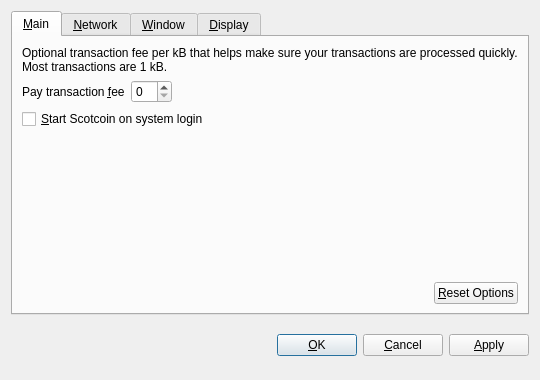
<?xml version="1.0" encoding="UTF-8"?>
<ui version="4.0">
 <class>OptionsDialog</class>
 <widget class="QDialog" name="OptionsDialog">
  <property name="geometry">
   <rect>
    <x>0</x>
    <y>0</y>
    <width>540</width>
    <height>380</height>
   </rect>
  </property>
  <property name="windowTitle">
   <string>Options</string>
  </property>
  <property name="modal">
   <bool>true</bool>
  </property>
  <layout class="QVBoxLayout" name="verticalLayout">
   <item>
    <widget class="QTabWidget" name="tabWidget">
     <property name="tabPosition">
      <enum>QTabWidget::North</enum>
     </property>
     <property name="currentIndex">
      <number>0</number>
     </property>
     <widget class="QWidget" name="tabMain">
      <attribute name="title">
       <string>&amp;Main</string>
      </attribute>
      <layout class="QVBoxLayout" name="verticalLayout_Main">
       <item>
        <widget class="QLabel" name="transactionFeeInfoLabel">
         <property name="text">
          <string>Optional transaction fee per kB that helps make sure your transactions are processed quickly. Most transactions are 1 kB.</string>
         </property>
         <property name="textFormat">
          <enum>Qt::PlainText</enum>
         </property>
         <property name="wordWrap">
          <bool>true</bool>
         </property>
        </widget>
       </item>
       <item>
        <layout class="QHBoxLayout" name="horizontalLayout_1_Main">
         <item>
          <widget class="QLabel" name="transactionFeeLabel">
           <property name="text">
            <string>Pay transaction &amp;fee</string>
           </property>
           <property name="textFormat">
            <enum>Qt::PlainText</enum>
           </property>
           <property name="buddy">
            <cstring>transactionFee</cstring>
           </property>
          </widget>
         </item>
         <item>
          <widget class="BitcoinAmountField" name="transactionFee"/>
         </item>
         <item>
          <spacer name="horizontalSpacer_1_Main">
           <property name="orientation">
            <enum>Qt::Horizontal</enum>
           </property>
           <property name="sizeHint" stdset="0">
            <size>
             <width>40</width>
             <height>20</height>
            </size>
           </property>
          </spacer>
         </item>
        </layout>
       </item>
       <item>
        <widget class="QCheckBox" name="bitcoinAtStartup">
         <property name="toolTip">
          <string>Automatically start Scotcoin after logging in to the system.</string>
         </property>
         <property name="text">
          <string>&amp;Start Scotcoin on system login</string>
         </property>
        </widget>
       </item>
       <item>
        <spacer name="verticalSpacer_Main">
         <property name="orientation">
          <enum>Qt::Vertical</enum>
         </property>
         <property name="sizeHint" stdset="0">
          <size>
           <width>20</width>
           <height>40</height>
          </size>
         </property>
        </spacer>
       </item>
       <item>
        <layout class="QHBoxLayout" name="horizontalLayout_2_Main">
         <item>
          <spacer name="horizontalSpacer_2_Main">
           <property name="orientation">
            <enum>Qt::Horizontal</enum>
           </property>
           <property name="sizeHint" stdset="0">
            <size>
             <width>40</width>
             <height>20</height>
            </size>
           </property>
          </spacer>
         </item>
         <item>
          <widget class="QPushButton" name="resetButton">
           <property name="toolTip">
            <string>Reset all client options to default.</string>
           </property>
           <property name="text">
            <string>&amp;Reset Options</string>
           </property>
           <property name="autoDefault">
            <bool>false</bool>
           </property>
          </widget>
         </item>
        </layout>
       </item>
      </layout>
     </widget>
     <widget class="QWidget" name="tabNetwork">
      <attribute name="title">
       <string>&amp;Network</string>
      </attribute>
      <layout class="QVBoxLayout" name="verticalLayout_Network">
       <item>
        <widget class="QCheckBox" name="mapPortUpnp">
         <property name="toolTip">
          <string>Automatically open the Scotcoin client port on the router. This only works when your router supports UPnP and it is enabled.</string>
         </property>
         <property name="text">
          <string>Map port using &amp;UPnP</string>
         </property>
        </widget>
       </item>
       <item>
        <widget class="QCheckBox" name="connectSocks">
         <property name="toolTip">
          <string>Connect to the Scotcoin network through a SOCKS proxy (e.g. when connecting through Tor).</string>
         </property>
         <property name="text">
          <string>&amp;Connect through SOCKS proxy:</string>
         </property>
        </widget>
       </item>
       <item>
        <layout class="QHBoxLayout" name="horizontalLayout_Network">
         <item>
          <widget class="QLabel" name="proxyIpLabel">
           <property name="text">
            <string>Proxy &amp;IP:</string>
           </property>
           <property name="textFormat">
            <enum>Qt::PlainText</enum>
           </property>
           <property name="buddy">
            <cstring>proxyIp</cstring>
           </property>
          </widget>
         </item>
         <item>
          <widget class="QValidatedLineEdit" name="proxyIp">
           <property name="maximumSize">
            <size>
             <width>140</width>
             <height>16777215</height>
            </size>
           </property>
           <property name="toolTip">
            <string>IP address of the proxy (e.g. 127.0.0.1)</string>
           </property>
          </widget>
         </item>
         <item>
          <widget class="QLabel" name="proxyPortLabel">
           <property name="text">
            <string>&amp;Port:</string>
           </property>
           <property name="textFormat">
            <enum>Qt::PlainText</enum>
           </property>
           <property name="buddy">
            <cstring>proxyPort</cstring>
           </property>
          </widget>
         </item>
         <item>
          <widget class="QLineEdit" name="proxyPort">
           <property name="maximumSize">
            <size>
             <width>55</width>
             <height>16777215</height>
            </size>
           </property>
           <property name="toolTip">
            <string>Port of the proxy (e.g. 9050)</string>
           </property>
          </widget>
         </item>
         <item>
          <widget class="QLabel" name="socksVersionLabel">
           <property name="text">
            <string>SOCKS &amp;Version:</string>
           </property>
           <property name="textFormat">
            <enum>Qt::PlainText</enum>
           </property>
           <property name="buddy">
            <cstring>socksVersion</cstring>
           </property>
          </widget>
         </item>
         <item>
          <widget class="QValueComboBox" name="socksVersion">
           <property name="toolTip">
            <string>SOCKS version of the proxy (e.g. 5)</string>
           </property>
          </widget>
         </item>
         <item>
          <spacer name="horizontalSpacer_Network">
           <property name="orientation">
            <enum>Qt::Horizontal</enum>
           </property>
           <property name="sizeHint" stdset="0">
            <size>
             <width>40</width>
             <height>20</height>
            </size>
           </property>
          </spacer>
         </item>
        </layout>
       </item>
       <item>
        <spacer name="verticalSpacer_Network">
         <property name="orientation">
          <enum>Qt::Vertical</enum>
         </property>
         <property name="sizeHint" stdset="0">
          <size>
           <width>20</width>
           <height>40</height>
          </size>
         </property>
        </spacer>
       </item>
      </layout>
     </widget>
     <widget class="QWidget" name="tabWindow">
      <attribute name="title">
       <string>&amp;Window</string>
      </attribute>
      <layout class="QVBoxLayout" name="verticalLayout_Window">
       <item>
        <widget class="QCheckBox" name="minimizeToTray">
         <property name="toolTip">
          <string>Show only a tray icon after minimizing the window.</string>
         </property>
         <property name="text">
          <string>&amp;Minimize to the tray instead of the taskbar</string>
         </property>
        </widget>
       </item>
       <item>
        <widget class="QCheckBox" name="minimizeOnClose">
         <property name="toolTip">
          <string>Minimize instead of exit the application when the window is closed. When this option is enabled, the application will be closed only after selecting Quit in the menu.</string>
         </property>
         <property name="text">
          <string>M&amp;inimize on close</string>
         </property>
        </widget>
       </item>
       <item>
        <spacer name="verticalSpacer_Window">
         <property name="orientation">
          <enum>Qt::Vertical</enum>
         </property>
         <property name="sizeHint" stdset="0">
          <size>
           <width>20</width>
           <height>40</height>
          </size>
         </property>
        </spacer>
       </item>
      </layout>
     </widget>
     <widget class="QWidget" name="tabDisplay">
      <attribute name="title">
       <string>&amp;Display</string>
      </attribute>
      <layout class="QVBoxLayout" name="verticalLayout_Display">
       <item>
        <layout class="QHBoxLayout" name="horizontalLayout_1_Display">
         <item>
          <widget class="QLabel" name="langLabel">
           <property name="text">
            <string>User Interface &amp;language:</string>
           </property>
           <property name="textFormat">
            <enum>Qt::PlainText</enum>
           </property>
           <property name="buddy">
            <cstring>lang</cstring>
           </property>
          </widget>
         </item>
         <item>
          <widget class="QValueComboBox" name="lang">
           <property name="toolTip">
            <string>The user interface language can be set here. This setting will take effect after restarting Scotcoin.</string>
           </property>
          </widget>
         </item>
        </layout>
       </item>
       <item>
        <layout class="QHBoxLayout" name="horizontalLayout_2_Display">
         <item>
          <widget class="QLabel" name="unitLabel">
           <property name="text">
            <string>&amp;Unit to show amounts in:</string>
           </property>
           <property name="textFormat">
            <enum>Qt::PlainText</enum>
           </property>
           <property name="buddy">
            <cstring>unit</cstring>
           </property>
          </widget>
         </item>
         <item>
          <widget class="QValueComboBox" name="unit">
           <property name="toolTip">
            <string>Choose the default subdivision unit to show in the interface and when sending coins.</string>
           </property>
          </widget>
         </item>
        </layout>
       </item>
       <item>
        <widget class="QCheckBox" name="displayAddresses">
         <property name="toolTip">
          <string>Whether to show Scotcoin addresses in the transaction list or not.</string>
         </property>
         <property name="text">
          <string>&amp;Display addresses in transaction list</string>
         </property>
        </widget>
       </item>
       <item>
        <spacer name="verticalSpacer_Display">
         <property name="orientation">
          <enum>Qt::Vertical</enum>
         </property>
         <property name="sizeHint" stdset="0">
          <size>
           <width>20</width>
           <height>40</height>
          </size>
         </property>
        </spacer>
       </item>
      </layout>
     </widget>
    </widget>
   </item>
   <item>
    <layout class="QHBoxLayout" name="horizontalLayout_Buttons">
     <item>
      <spacer name="horizontalSpacer_1">
       <property name="orientation">
        <enum>Qt::Horizontal</enum>
       </property>
       <property name="sizeHint" stdset="0">
        <size>
         <width>40</width>
         <height>48</height>
        </size>
       </property>
      </spacer>
     </item>
     <item>
      <widget class="QLabel" name="statusLabel">
       <property name="font">
        <font>
         <weight>75</weight>
         <bold>true</bold>
        </font>
       </property>
       <property name="text">
        <string/>
       </property>
       <property name="textFormat">
        <enum>Qt::PlainText</enum>
       </property>
       <property name="wordWrap">
        <bool>true</bool>
       </property>
      </widget>
     </item>
     <item>
      <spacer name="horizontalSpacer_2">
       <property name="orientation">
        <enum>Qt::Horizontal</enum>
       </property>
       <property name="sizeHint" stdset="0">
        <size>
         <width>40</width>
         <height>48</height>
        </size>
       </property>
      </spacer>
     </item>
     <item>
      <widget class="QPushButton" name="okButton">
       <property name="text">
        <string>&amp;OK</string>
       </property>
      </widget>
     </item>
     <item>
      <widget class="QPushButton" name="cancelButton">
       <property name="text">
        <string>&amp;Cancel</string>
       </property>
       <property name="autoDefault">
        <bool>false</bool>
       </property>
      </widget>
     </item>
     <item>
      <widget class="QPushButton" name="applyButton">
       <property name="text">
        <string>&amp;Apply</string>
       </property>
       <property name="autoDefault">
        <bool>false</bool>
       </property>
      </widget>
     </item>
    </layout>
   </item>
  </layout>
 </widget>
 <customwidgets>
  <customwidget>
   <class>BitcoinAmountField</class>
   <extends>QSpinBox</extends>
   <header>bitcoinamountfield.h</header>
  </customwidget>
  <customwidget>
   <class>QValueComboBox</class>
   <extends>QComboBox</extends>
   <header>qvaluecombobox.h</header>
  </customwidget>
  <customwidget>
   <class>QValidatedLineEdit</class>
   <extends>QLineEdit</extends>
   <header>qvalidatedlineedit.h</header>
  </customwidget>
 </customwidgets>
 <resources/>
 <connections/>
</ui>
